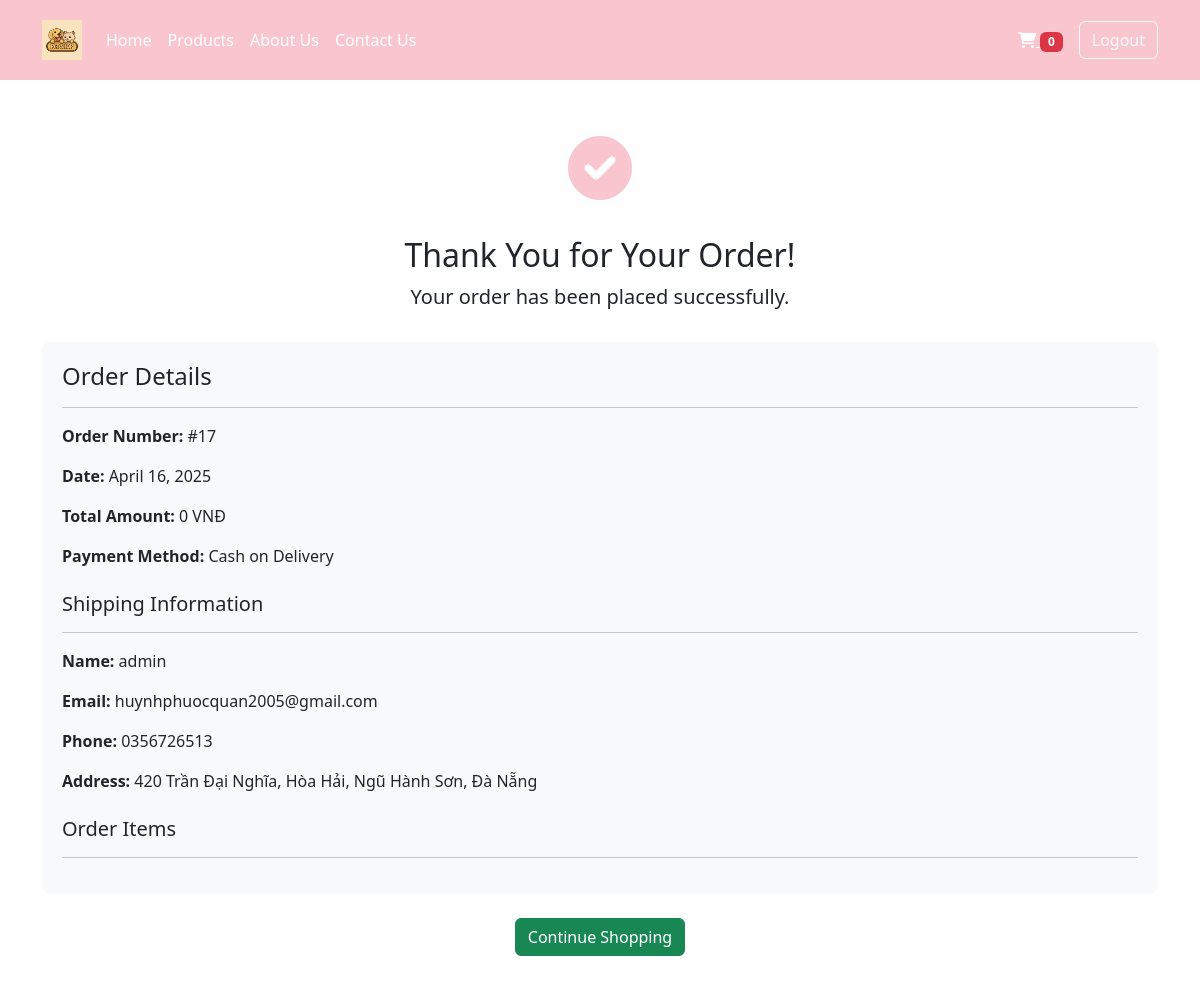
Page /order-confirmation/17/ (signed in) on the committed database.
### accounts/models.py (models this page shows, shortened)
class Order(models.Model):
    PAYMENT_METHODS = (
        ('cod', 'Cash on Delivery'),
        ('bank', 'Bank Transfer'),
    )
    STATUS_CHOICES = [
        ('pending', 'Chờ xác nhận'),
        ('shipping', 'Đang giao'),
        ('delivered', 'Đã giao'),
        ('review', 'Đã đánh giá')
    ]
    user = models.ForeignKey(User, on_delete=models.CASCADE)
    full_name = models.CharField(max_length=100)
    email = models.EmailField()
    phone = models.CharField(max_length=20)
    address = models.TextField()
    payment_method = models.CharField(max_length=10, choices=PAYMENT_METHODS)
    total_amount = models.DecimalField(max_digits=10, decimal_places=2)
    status = models.CharField(max_length=20, choices=STATUS_CHOICES, default='pending')
    delivery_date = models.DateField(null=True, blank=True)
    delivery_time = models.TimeField(null=True, blank=True)
    is_auto_delivered = models.BooleanField(default=False)
    created_at = models.DateTimeField(auto_now_add=True)
    updated_at = models.DateTimeField(auto_now=True)

### accounts/views.py (the view)
# urls.py: path('order-confirmation/<int:order_id>/', views.order_confirmation, name='order_confirmation'),
@login_required
def order_confirmation(request, order_id):
    order = get_object_or_404(Order, id=order_id, user=request.user)
    return render(request, 'order_confirmation.html', {
        'order': order,
        'cart_count': CartItem.objects.filter(cart__user=request.user).count()
    })

### accounts/templatetags/order_filters.py (called while the page is built)
@register.filter
def vnd(value):
    try:
        number = Decimal(str(value))
        if number < Decimal('1000'):
            number = number * Decimal('1000')
        return f"{number:,.0f} VNĐ"
    except Exception:
        return value

### ecommerce/templates/order_confirmation.html (shortened to what this page needs)
{% load static %}
{% load order_filters %}
<!DOCTYPE html>
<html lang="en">
<head>
    <link href="https://cdn.jsdelivr.net/npm/bootstrap@5.3.0/dist/css/bootstrap.min.css" rel="stylesheet">
    <link href="https://cdnjs.cloudflare.com/ajax/libs/font-awesome/6.0.0/css/all.min.css" rel="stylesheet">
</head>
<body>
    <nav class="navbar navbar-expand-lg nav-main">
        <div class="container">
            <a class="navbar-brand" href="{% url 'home' %}">
                <img src="{% static 'images/logo.jpg' %}" alt="Logo">
            </a>
            <div class="collapse navbar-collapse" id="navbarNav">
                <ul class="navbar-nav me-auto mb-2 mb-lg-0">
                    <li class="nav-item">
                        <a class="nav-link" href="{% url 'home' %}">Home</a>
                    </li>
                    <li class="nav-item">
                        <a class="nav-link" href="#">Products</a>
                    </li>
                    <li class="nav-item">
                        <a class="nav-link" href="#">About Us</a>
                    </li>
                    <li class="nav-item">
                        <a class="nav-link" href="#">Contact Us</a>
                    </li>
                </ul>
                <div class="d-flex align-items-center">
                    {% if user.is_authenticated %}
                        <div class="cart-section me-3">
                            <a href="{% url 'cart' %}" class="text-white">
                                <i class="fas fa-shopping-cart"></i>
                                <span class="badge bg-danger">{{ cart_count }}</span>
                            </a>
                        </div>
                        <a href="{% url 'logout' %}" class="btn btn-outline-light">Logout</a>
                    {% else %}
                        <a href="{% url 'login' %}" class="btn btn-outline-light me-2">Login</a>
                        <a href="{% url 'register' %}" class="btn btn-light">Register</a>
                    {% endif %}
                </div>
            </div>
        </div>
    </nav>
    <section class="confirmation-section">
        <div class="container">
            <div class="confirmation-icon">
                <i class="fas fa-check-circle"></i>
            </div>
            <h2>Thank You for Your Order!</h2>
            <p class="lead">Your order has been placed successfully.</p>
            <div class="order-details">
                <h4>Order Details</h4>
                <hr>
                <p><strong>Order Number:</strong> #{{ order.id }}</p>
                <p><strong>Date:</strong> {{ order.created_at|date:"F d, Y" }}</p>
                <p><strong>Total Amount:</strong> {{ order.total_amount|vnd }}</p>
                <p><strong>Payment Method:</strong> {{ order.get_payment_method_display }}</p>
                <h5 class="mt-4">Shipping Information</h5>
                <hr>
                <p><strong>Name:</strong> {{ order.full_name }}</p>
                <p><strong>Email:</strong> {{ order.email }}</p>
                <p><strong>Phone:</strong> {{ order.phone }}</p>
                <p><strong>Address:</strong> {{ order.address }}</p>
                <h5 class="mt-4">Order Items</h5>
                <hr>
            </div>
            <div class="mt-4">
                <a href="{% url 'home' %}" class="btn btn-success">Continue Shopping</a>
            </div>
        </div>
    </section>
</body>
</html>

### ecommerce/templates/order_confirmation.html (style rules this page uses)
.nav-main { background-color: #f9c6d0; padding: 15px; }
.nav-main .navbar-brand img { height: 40px; }
.nav-main .nav-link { color: white !important; }
.confirmation-section { padding: 40px 0; text-align: center; }
.confirmation-icon { font-size: 64px; color: #f9c6d0; margin-bottom: 20px; }
.order-details { background-color: #f8f9fa; padding: 20px; border-radius: 8px; margin-top: 30px; text-align: left; }

### rows in the picture
Order: id "17", created_at "April 16, 2025", total_amount|vnd "0 VNĐ", payment_method "Cash on Delivery", full_name "admin", email "huynhphuocquan2005@gmail.com", phone "0356726513", address "420 Trần Đại Nghĩa, Hòa Hải, Ngũ Hành Sơn, Đà Nẵng"

### other values in the picture
{{ cart_count }} "0"
